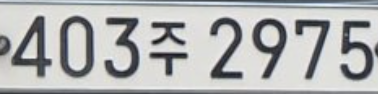
#> input picture 12.png, 378 x 94 px
$ python test.py
#> lines starting #> are read from the running program, lines starting #| are printed output that depends on the picture; after the words box and inside, x2 and y2 are one past the last pixel; in counts of white or black regions, pixels touching at a corner belong together
import cv2
import numpy as np
import matplotlib.pyplot as plt
import pytesseract
from PIL import Image


plt.style.use('dark_background')
img_ori = cv2.imread("12.png")
#> img_ori is the input picture: shape (94, 378, 3); mean B, G, R 179.8, 179.6, 178.3
height,width, channel = img_ori.shape
#> height = 94; width = 378; channel = 3
gray = cv2.cvtColor(img_ori, cv2.COLOR_BGR2GRAY)

structuringElement = cv2.getStructuringElement(cv2.MORPH_RECT, (3, 3))

imgTopHat = cv2.morphologyEx(gray, cv2.MORPH_TOPHAT, structuringElement)
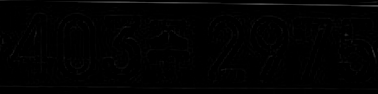
#> imgTopHat: shape (94, 378); min 0, max 78, mean 1.7
imgBlackHat = cv2.morphologyEx(gray, cv2.MORPH_BLACKHAT, structuringElement)
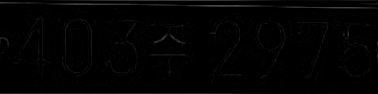
#> imgBlackHat: shape (94, 378); min 0, max 74, mean 2.4

imgGrayscalePlusTopHat = cv2.add(gray, imgTopHat)
gray = cv2.subtract(imgGrayscalePlusTopHat, imgBlackHat)
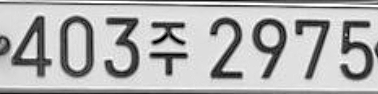
#> gray: shape (94, 378); min 0, max 255, mean 178.3


#노이즈 줄이기 위해
# 이미지 구별하기 쉽게  (0, 255)

img_blurred = cv2.GaussianBlur(gray, ksize=(5, 5), sigmaX=0)
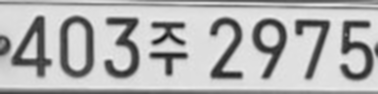
#> img_blurred: shape (94, 378); min 23, max 235, mean 178.7

img_thresh = cv2.adaptiveThreshold(
    img_blurred,
    maxValue=255.0,
    adaptiveMethod=cv2.ADAPTIVE_THRESH_GAUSSIAN_C,
    thresholdType=cv2.THRESH_BINARY_INV,
    blockSize=19,
    C=9
)
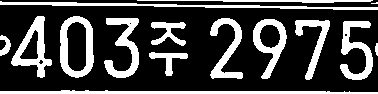
#> img_thresh: shape (94, 378); 26.4% white; 15 white regions (1 under 20 px)

plt.figure(figsize=(12, 10))
# plt.imshow(img_thresh, cmap='gray')
# plt.show()

#윤곽선

contours, _ = cv2.findContours(
    img_thresh,
    mode=cv2.RETR_LIST,
    method=cv2.CHAIN_APPROX_SIMPLE
)
#> contours = 21 contours, 5 with area under 20; largest, box (x1, y1, x2, y2) and area: (60, 16, 94, 78) 1728, (11, 16, 52, 78) 1124, (253, 19, 287, 79) 1086, (66, 21, 87, 72) 880, (104, 18, 139, 78) 768

temp_result = np.zeros((height, width, channel), dtype=np.uint8)

#> (the run stopped early here; a loop or call above may not have finished)

$ run again, with 10.png copied over 12.png
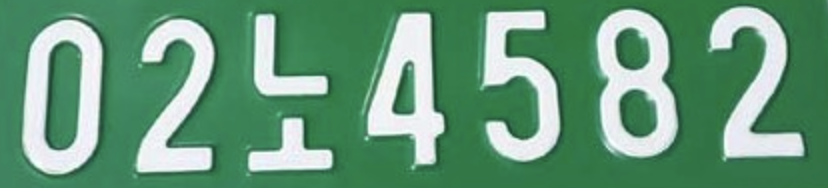
#> input picture 10.png, 828 x 188 px
#> img_ori is the input picture: shape (188, 828, 3); mean B, G, R 122.7, 153.2, 103.3
#> `gray = cv2.cvtColor(img_ori, cv2.COLOR_BGR2GRAY)`:
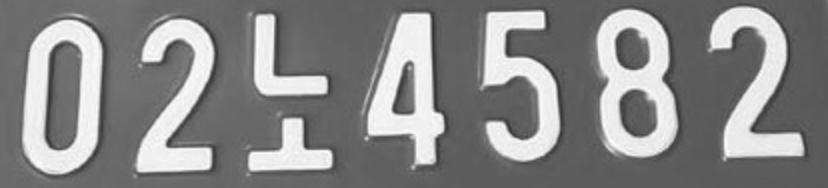
#> gray: shape (188, 828); min 45, max 253, mean 134.8
#> `img_thresh = cv2.adaptiveThreshold( img_blurred, maxValue=255.0, adapt..`:
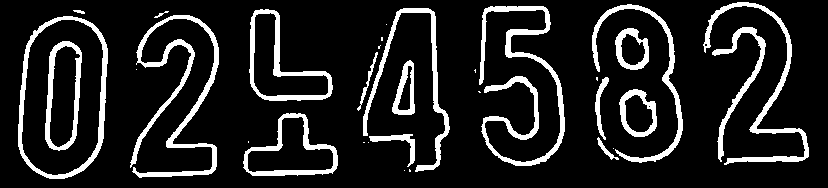
#> img_thresh: shape (188, 828); 13.1% white; 32 white regions (13 under 20 px)
#> contours = 41 contours, 17 with area under 20; largest, box (x1, y1, x2, y2) and area: (18, 16, 108, 179) 12098, (21, 19, 104, 176) 10542, (249, 9, 333, 101) 3888, (243, 113, 338, 176) 3496, (45, 41, 82, 151) 3175

$ run again, with 2.png copied over 12.png
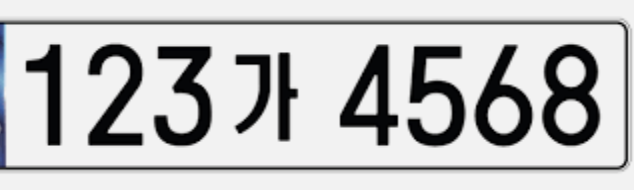
#> input picture 2.png, 634 x 190 px
#> img_ori is the input picture: shape (190, 634, 3); mean B, G, R 194, 193.5, 193.3
#> `imgBlackHat = cv2.morphologyEx(gray, cv2.MORPH_BLACKHAT, structuringEl..`:
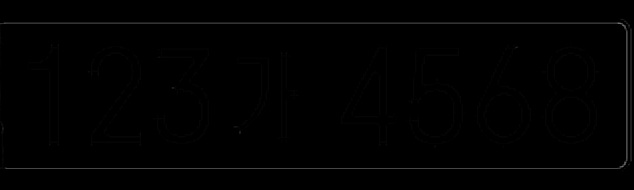
#> imgBlackHat: shape (190, 634); min 0, max 109, mean 1.2
#> `img_thresh = cv2.adaptiveThreshold( img_blurred, maxValue=255.0, adapt..`:
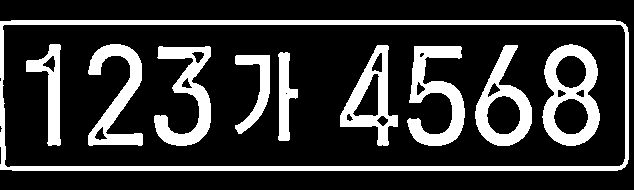
#> img_thresh: shape (190, 634); 21.3% white; 10 white regions
#> contours = 28 contours, 2 with area under 20; largest, box (x1, y1, x2, y2) and area: (0, 20, 629, 171) 94073, (2, 24, 626, 168) 88238, (542, 44, 600, 146) 4520, (475, 45, 532, 146) 3212, (340, 45, 398, 146) 2783
